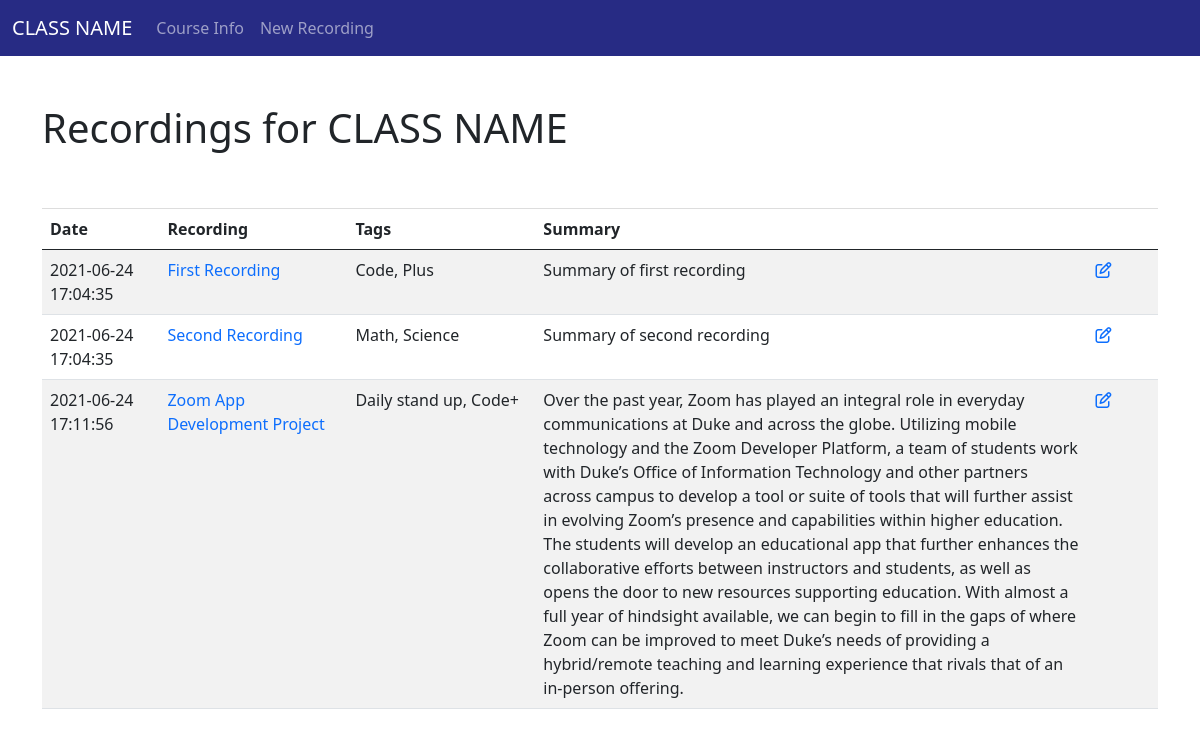
Before: / with the older database file.
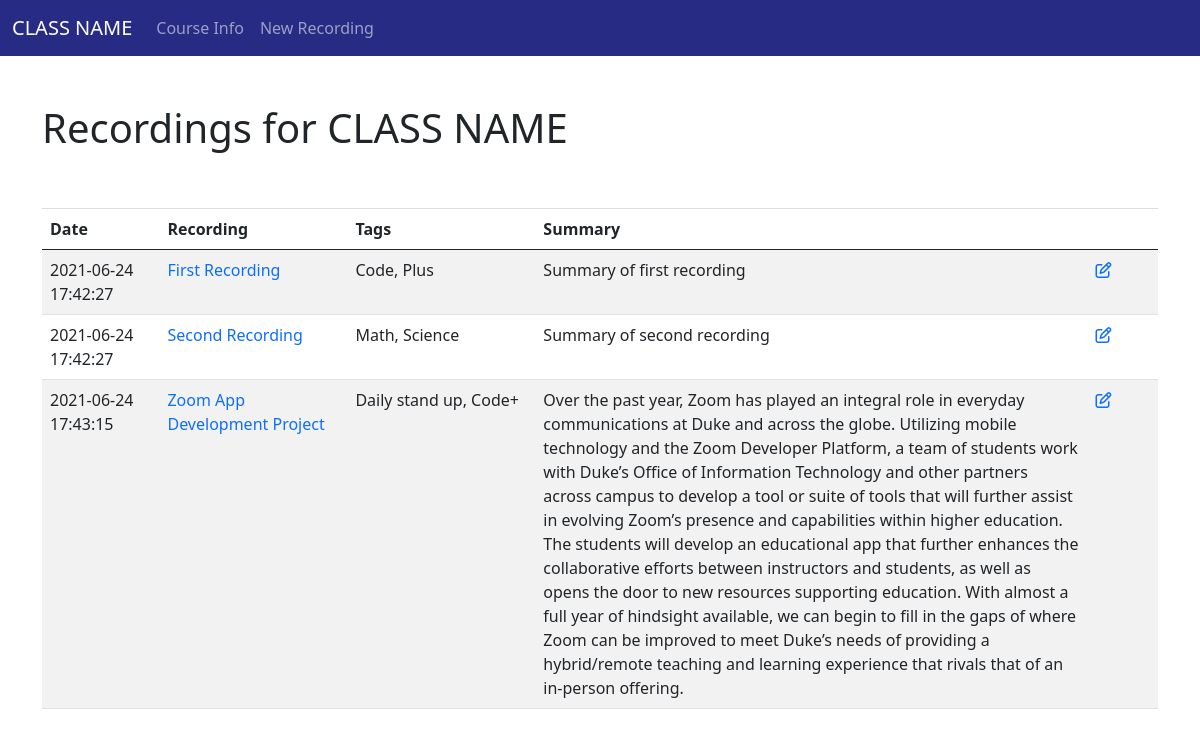
After: the same page with the newer database file.
### tables this page shows
CREATE TABLE posts (
    id INTEGER PRIMARY KEY AUTOINCREMENT,
    created TIMESTAMPT NOT NULL DEFAULT CURRENT_TIMESTAMP,
    title TEXT NOT NULL,
    recordingURL TEXT NOT NULL,
    tags TEXT NOT NULL,
    summary TEXT NOT NULL,
    transcription TEXT NOT NULL
);

### app.py (the view)
@app.route('/')
def index():
    conn = get_db_connection()
    posts = conn.execute('SELECT * FROM posts').fetchall()
    conn.close()
    return render_template('index.html', posts=posts)

### app.py (called while the page is built)
def get_db_connection():
    conn = sqlite3.connect('database.db')
    conn.row_factory = sqlite3.Row
    return conn

### templates/index.html
{% extends 'base.html' %}
{% block content %}
    <h1 class="py-5">{% block title %} Recordings for CLASS NAME {% endblock %}</h1>
      <table id="table_id" class="recordings table table-hover table-striped py-2">
        <thead>
          <tr>
            <th class="col-date">Date</th>
            <th class="col-recording no-sort">Recording</th>
            <th class="col-tags no-sort">Tags</th>
            <th class="col-summary no-sort">Summary</th>
            <th class="col-edit no-sort"></th>
          </tr>
        </thead>
        <tbody>
    {% for post in posts %}
              <tr>
                <td>{{ post['created'] }}</td>
                <td><a href="{{ url_for('post', post_id=post['id']) }}">{{ post['title'] }}</a></td>
                <td>{{ post['tags'] }}</td>
                <td>{{ post['summary'] }}</td>
                <td>
                  <a href="{{ url_for('edit', id=post['id']) }}">
                    <span class="fa fa-edit"></span>
                  </a>
                </td>
              </tr>
    {% endfor %}
        </tbody>
      </table>
{% endblock %}

Changed rows visible on the page:
changed posts "First Recording": created "2021-06-24 17:04:35" → "2021-06-24 17:42:27"
changed posts "Second Recording": created "2021-06-24 17:04:35" → "2021-06-24 17:42:27"
changed posts "Zoom App Development Project": created "2021-06-24 17:11:56" → "2021-06-24 17:43:15"
